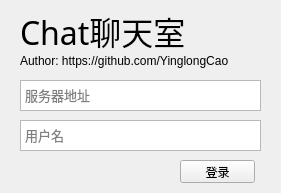
<?xml version="1.0" encoding="UTF-8"?>
<ui version="4.0">
 <class>LoginWindow</class>
 <widget class="QMainWindow" name="LoginWindow">
  <property name="geometry">
   <rect>
    <x>0</x>
    <y>0</y>
    <width>281</width>
    <height>193</height>
   </rect>
  </property>
  <property name="windowTitle">
   <string>Caot聊天室</string>
  </property>
  <widget class="QWidget" name="centralwidget">
   <widget class="QLabel" name="title_label">
    <property name="geometry">
     <rect>
      <x>20</x>
      <y>10</y>
      <width>167</width>
      <height>41</height>
     </rect>
    </property>
    <property name="font">
     <font>
      <family>微软雅黑</family>
      <pointsize>24</pointsize>
      <weight>50</weight>
      <bold>false</bold>
     </font>
    </property>
    <property name="text">
     <string>Chat聊天室</string>
    </property>
   </widget>
   <widget class="QLabel" name="author_label">
    <property name="geometry">
     <rect>
      <x>20</x>
      <y>50</y>
      <width>251</width>
      <height>21</height>
     </rect>
    </property>
    <property name="text">
     <string>Author: https://github.com/YinglongCao</string>
    </property>
   </widget>
   <widget class="QPlainTextEdit" name="serverAddr_text">
    <property name="geometry">
     <rect>
      <x>20</x>
      <y>80</y>
      <width>241</width>
      <height>31</height>
     </rect>
    </property>
    <property name="font">
     <font>
      <family>Microsoft YaHei</family>
      <pointsize>10</pointsize>
     </font>
    </property>
    <property name="lineWrapMode">
     <enum>QPlainTextEdit::NoWrap</enum>
    </property>
    <property name="placeholderText">
     <string>服务器地址</string>
    </property>
   </widget>
   <widget class="QPlainTextEdit" name="username_text">
    <property name="geometry">
     <rect>
      <x>20</x>
      <y>120</y>
      <width>241</width>
      <height>31</height>
     </rect>
    </property>
    <property name="font">
     <font>
      <family>Microsoft YaHei</family>
      <pointsize>10</pointsize>
     </font>
    </property>
    <property name="lineWrapMode">
     <enum>QPlainTextEdit::NoWrap</enum>
    </property>
    <property name="placeholderText">
     <string>用户名</string>
    </property>
   </widget>
   <widget class="QPushButton" name="login_button">
    <property name="geometry">
     <rect>
      <x>180</x>
      <y>160</y>
      <width>75</width>
      <height>23</height>
     </rect>
    </property>
    <property name="text">
     <string>登录</string>
    </property>
   </widget>
  </widget>
 </widget>
 <resources/>
 <connections/>
</ui>
